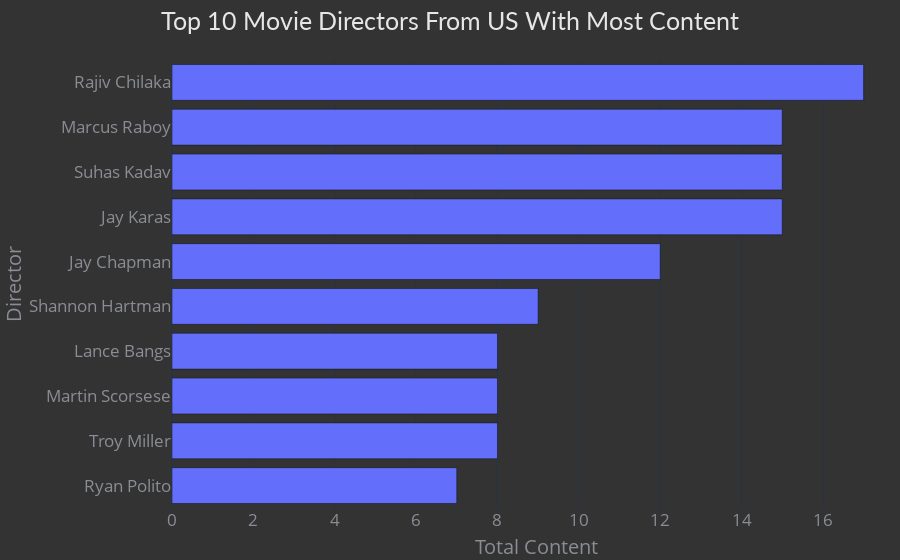

This figure's notebook cell:
### Code cell
filtered_directors=df[df["type"] == "Movie"]
filtered_directors=filtered_directors[filtered_directors["country"] == "United States"]
filtered_directors=filtered_directors['director'].str.split(',',expand=True).stack()
filtered_directors=filtered_directors.to_frame()
filtered_directors.columns=['Director']
directors=filtered_directors.groupby(['Director']).size().reset_index(name='Total Content')
directors=directors[directors.Director !='No Data']
directors=directors.sort_values(by=['Total Content'],ascending=False)
directorsTop10=directors.head(10)
directorsTop10=directorsTop10.sort_values(by=['Total Content'])
fig1=px.bar(directorsTop10,x='Total Content',y='Director',template = "plotly_dark")


fig1.update_layout(margin=dict(t=60, b=30, l=0, r=0), showlegend=False, 

plot_bgcolor='#333', paper_bgcolor='#333',title_text='Top 10 Movie Directors From US With Most Content', title_x = 0.5,

title_font=dict(size=25, color='#e6e6e6', family="Lato, sans-serif",
         ),

font=dict(size=17, color='#8a8d93'),

hoverlabel=dict(bgcolor="#444", font_size=13,

font_family="Lato, sans-serif"))
                   
                   
                   
fig1.show()

### Figure 1 — Plotly figure (JSON) as saved in the notebook; plotly's stock layout.template omitted (floating-point values rounded to 4 significant figures)
{"data": [{"alignmentgroup": "True", "hovertemplate": "Total Content=%{x}<br>Director=%{y}<extra></extra>", "legendgroup": "", "marker": {"color": "#636efa", "pattern": {"shape": ""}}, "name": "", "offsetgroup": "", "orientation": "h", "showlegend": false, "textposition": "auto", "type": "bar", "x": [7, 8, 8, 8, 9, 12, 15, 15, 15, 17], "xaxis": "x", "y": ["Ryan Polito", "Troy Miller", "Martin Scorsese", "Lance Bangs", "Shannon Hartman", "Jay Chapman", "Jay Karas", "Suhas Kadav", "Marcus Raboy", "Rajiv Chilaka"], "yaxis": "y"}], "layout": {"barmode": "relative", "font": {"color": "#8a8d93", "size": 17}, "hoverlabel": {"bgcolor": "#444", "font": {"family": "Lato, sans-serif", "size": 13}}, "legend": {"tracegroupgap": 0}, "margin": {"b": 30, "l": 0, "r": 0, "t": 60}, "paper_bgcolor": "#333", "plot_bgcolor": "#333", "showlegend": false, "title": {"font": {"color": "#e6e6e6", "family": "Lato, sans-serif", "size": 25}, "text": "Top 10 Movie Directors From US With Most Content", "x": 0.5}, "xaxis": {"anchor": "y", "domain": [0, 1], "title": {"text": "Total Content"}}, "yaxis": {"anchor": "x", "domain": [0, 1], "title": {"text": "Director"}}}}
